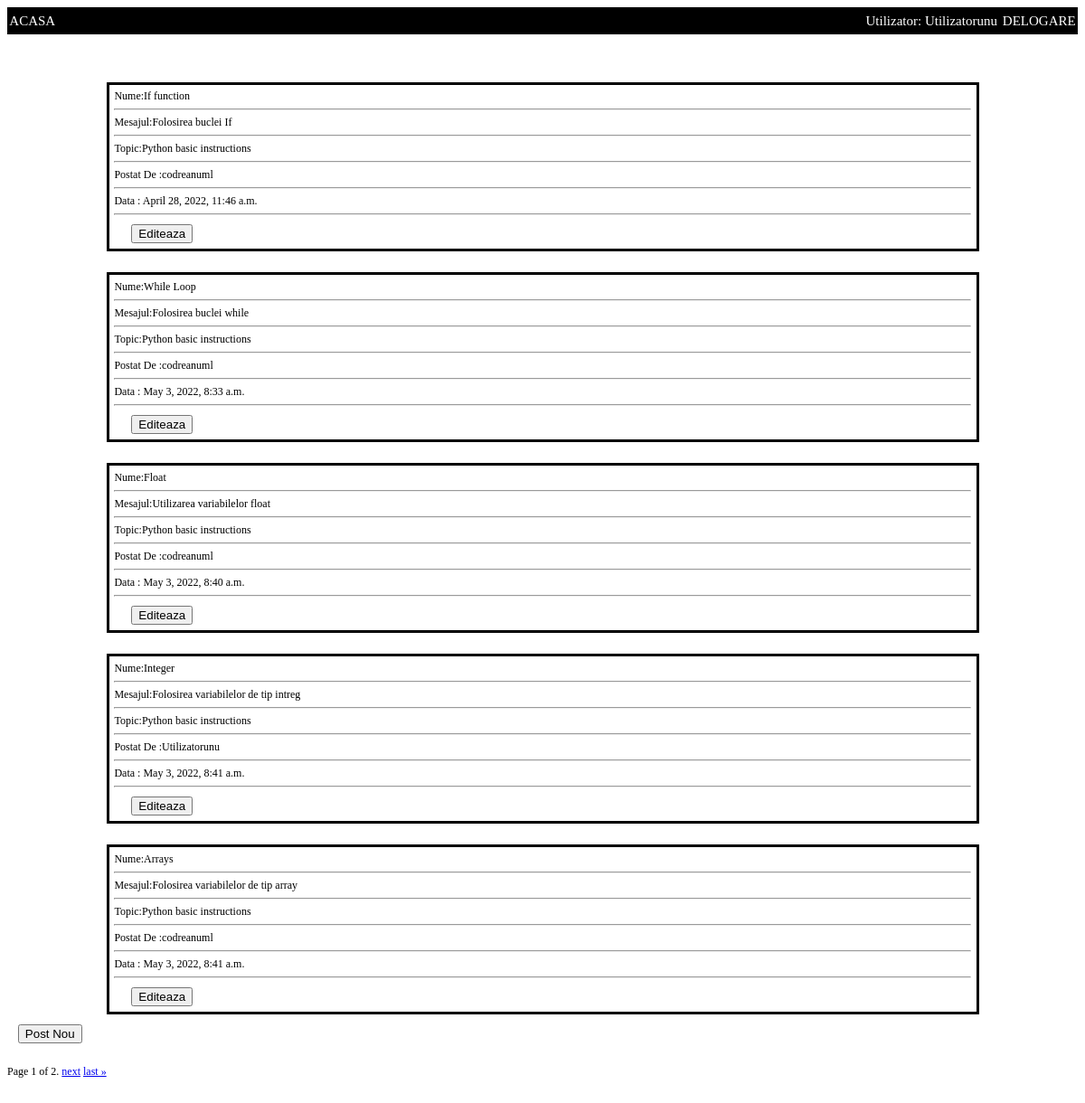
Page /tweet/topic/3 (signed in) on the committed database.
### TWEET/models.py (models this page shows, shortened)
class Posts(models.Model):
	nume=models.CharField(max_length=30)
	descriere=models.CharField(max_length=100)
	topic=models.ForeignKey(Topics, related_name='posts',on_delete=models.CASCADE,default=None)
	data_initiere=models.DateTimeField()
	aprecieri=models.IntegerField(default=0)
	utilizator=models.ForeignKey(User,related_name='User_Post',on_delete=models.CASCADE,default=None)

class Topics(models.Model):
	nume=models.CharField(max_length=30)
	descriere=models.CharField(max_length=100)
	board=models.ForeignKey(Board, related_name='topics',on_delete=models.CASCADE,default=None)
	data_initiere=models.DateTimeField()
	utilizator=models.ForeignKey(User,related_name='User_Topic',on_delete=models.CASCADE,default=None)
	def __str__(self):
		return self.nume

### TWEET/views.py (the view)
# urls.py: path('topic/<int:pk>',TWEET_VIEWS.topic,name='topic'),
@login_required
def topic(request,pk):
	topic_querry=Topics.objects.get(pk=pk)
	post_querry=Posts.objects.filter(topic=topic_querry)
	pag_object=Paginator(post_querry,5)
	page=request.GET.get('page')
	page_obj=pag_object.get_page(page)
	return render(request, 'topic.html',{'page_obj':page_obj,'topic':topic_querry})

### templates/topic.html (shortened to what this page needs)
{% extends 'template.html' %}
{% block content %}
<div class="main_page_posts" >
	<div class="nume">
	</div>
	{% for post in page_obj %}
	<div class="container-post">
		Nume:{{post.nume}}<hr/>
		Mesajul:{{post.descriere}}<hr/>
		Topic:{{post.topic}} <hr/>
		Postat De :{{post.utilizator}} <hr/>
		Data : {{post.data_initiere}} <hr/>
		<div class="btn_add">
			 <form action="{% url 'TWEET:post_edit' post.pk %}" method="get">
                <button type="submit">Editeaza</button>
             </form>
         </div>
	</div>
	{% endfor %}
				<div class="btn_add">
			 <form action="{% url 'TWEET:add_post' topic.pk %}" method="get">
                <button type="submit">Post Nou</button>
             </form>
         </div>
	<div class="pagination">
    	<span class="step-links">
        <span class="current">
            Page {{ page_obj.number }} of {{ page_obj.paginator.num_pages }}.
        </span>
        {% if page_obj.has_next %}
            <a href="?page={{ page_obj.next_page_number }}">next</a>
            <a href="?page={{ page_obj.paginator.num_pages }}">last &raquo;</a>
        {% endif %}
    </span>
</div>
</div>
{% endblock %}

### templates/template.html (shortened to what this page needs)
{% load static %}
<!DOCTYPE html>
<html>
<head>
    <link href="{% static 'css/style.css' %}" rel="stylesheet" type="text/css">
</head>
<body>
<div class="navbar">
    <div class="left">
    <div class="button_1"><a href="{% url 'TWEET:home' %}" color="white" >ACASA </a> </div>
    </div>
    <div class="right">
    {% if user.is_authenticated %}
        <p class="nume">
        Utilizator: {{user.username}}
        </p>
        <div class="button_2"><a href="{% url 'ACCOUNTS:logout' %}" color="white" >DELOGARE</a> </div>
    {% else %}
        <div class="button_2"><a href="{% url 'ACCOUNTS:login' %}" color="white" >LOGARE</a> </div>
        <div class="button_3"><a href="{% url 'ACCOUNTS:signup' %}" color="white" >INREGISTRARE </a> </div>
    {% endif %}
    </div>
</div>
       {% block content %}
       {% endblock %}
</body>
</html>

### static/css/style.css (style rules this page uses)
.navbar { height: 30px; font-size: 10px; background-color: black; display: flex; align-items: center; justify-content: center; }
.navbar .left { width: 50%; display: flex; justify-content: left; align-items: center; }
.navbar .right { width: 50%; display: flex; justify-content: right; align-items: center; }
.navbar .button_1 { height: 90%; color: white; text-align: center; margin-left : 0.4%; }
.navbar .button_2 { height: 90%; color: white; text-align: center; margin-right : 0.4%; }
.nume { height: 90%; color: white; text-align: center; margin-right : 1%; }
@media screen and (min-width: 601px) { .navbar .button_1 { font-size: 15px; } }
@media screen and (min-width: 601px) { .navbar .button_2 { font-size: 15px; } }
@media screen and (min-width: 601px) { .main_page_posts .container-post { font-size: 1vw; } }
@media screen and (min-width: 601px) { .main_page_posts { font-size: 1vw; } }
@media screen and (min-width: 601px) { .nume { font-size: 15px; } }
.navbar a { color :white ; text-decoration: none; }
.pagination { padding: 2%; width: 100%; display: flex; justify-content: left; }
.btn_add { margin-left: 2%; margin-top: 1%; width: 100%; display: flex; justify-content: left; }
.main_page_posts { display : flex ; flex-direction: column; justify-content: center; align-items: center; }
.main_page_posts .container-post { justify-content: center; margin-top: 2%; width :80% ; border-style: solid; border-color : black; border-size: 0.5px; padding: 0.5%; }
.main_page_posts .nume { margin-top: 1%; }

### rows in the picture
Posts: nume "If function", descriere "Folosirea buclei If", topic "Python basic instructions", utilizator "codreanuml", data_initiere "April 28, 2022, 11:46 a.m."
Posts: nume "While Loop", descriere "Folosirea buclei while", topic "Python basic instructions", utilizator "codreanuml", data_initiere "May 3, 2022, 8:33 a.m."
Posts: nume "Float", descriere "Utilizarea variabilelor float", topic "Python basic instructions", utilizator "codreanuml", data_initiere "May 3, 2022, 8:40 a.m."
Posts: nume "Integer", descriere "Folosirea variabilelor de tip intreg", topic "Python basic instructions", utilizator "Utilizatorunu", data_initiere "May 3, 2022, 8:41 a.m."
Posts: nume "Arrays", descriere "Folosirea variabilelor de tip array", topic "Python basic instructions", utilizator "codreanuml", data_initiere "May 3, 2022, 8:41 a.m."

### other values in the picture
{{ user.username }} "Utilizatorunu"
{{ page_obj.number }} "1"
{{ page_obj.paginator.num_pages }} "2"
